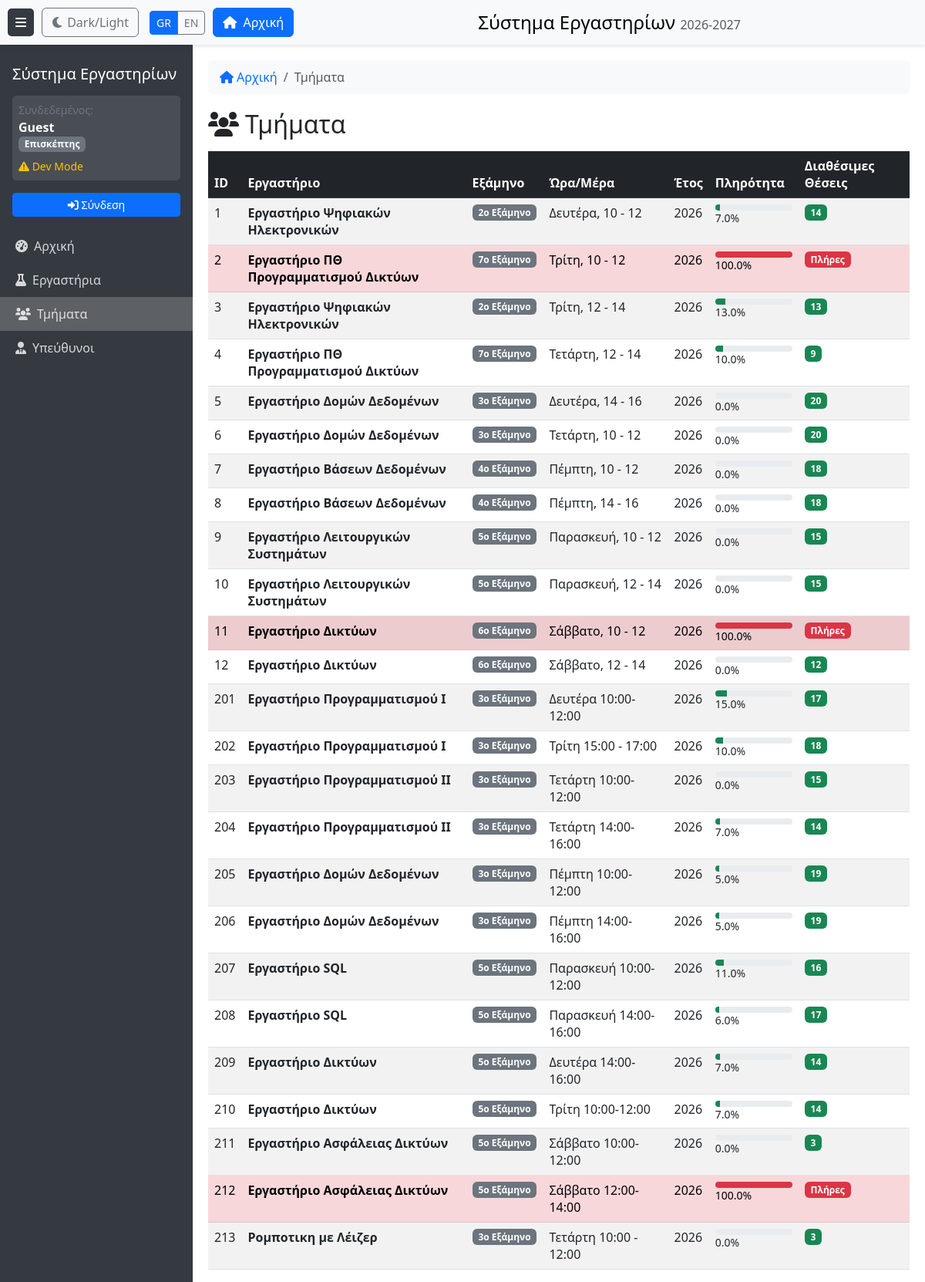
The page /groups-view on the database its author committed.
### models.py (models this page shows)
class LabGroup(db.Model):
    __tablename__ = 'lab_groups'
    group_id = db.Column(db.Integer, primary_key=True, autoincrement=True)
    daytime = db.Column(db.Text, nullable=False)
    year = db.Column(db.Integer, nullable=False)
    finalize = db.Column(db.Text, nullable=False)

class CourseLab(db.Model):
    __tablename__ = 'course_lab'
    lab_id = db.Column(db.Integer, primary_key=True, autoincrement=True)
    name = db.Column(db.Text, nullable=False)
    description = db.Column(db.Text, nullable=False)
    maxusers = db.Column(db.Integer, nullable=False)
    reg_limit = db.Column(db.Text, nullable=False)
    max_misses = db.Column(db.Integer, nullable=False)

class Coursename(db.Model):
    __tablename__ = 'coursename'
    course_id = db.Column(db.Integer, primary_key=True)
    name = db.Column(db.Text, nullable=False)
    description = db.Column(db.Text, nullable=False)
    semester = db.Column(db.Text, nullable=False)

### routes/views.py (the view)
@views_bp.route('/groups-view')
@require_permission('dashboard', 'view')
def groups_page():
    academic_year = get_academic_year()
    groups_raw = db.session.query(
        LabGroup, RelLabGroup.lab_id, CourseLab.name.label('lab_name'),
        Coursename.semester.label('semester')
    ).join(
        RelLabGroup, LabGroup.group_id == RelLabGroup.group_id
    ).join(
        CourseLab, RelLabGroup.lab_id == CourseLab.lab_id
    ).outerjoin(
        RelCourseLab, CourseLab.lab_id == RelCourseLab.lab_id
    ).outerjoin(
        Coursename, RelCourseLab.course_id == Coursename.course_id
    ).filter(LabGroup.year == academic_year).all()
    groups = []
    for group, lab_id, lab_name, semester in groups_raw:
        occupancy = get_group_occupancy(group.group_id, lab_id)
        groups.append({
            'group_id': group.group_id,
            'daytime': group.daytime,
            'year': group.year,
            'lab_id': lab_id,
            'lab_name': lab_name,
            'semester': semester or '-',
            'occupancy_percentage': occupancy['percentage'],
            'available_spots': occupancy['available'],
            'is_full': occupancy['is_full']
        })
    all_labs = []
    professors = []
    if session.get('role') == 'admin':
        all_labs = CourseLab.query.order_by(CourseLab.name).all()
        professors = Professor.query.order_by(Professor.name).all()
    return render_template('groups.html',
                           active_page='groups',
                           groups=groups,
                           all_labs=all_labs,
                           professors=professors)

### app.py (called while the page is built)
def get_locale():
    return session.get('language', 'el')

@app.context_processor
def inject_common_vars():
    return {
        'name': session.get('name', 'Guest'),
        'role': session.get('role', 'guest'),
        'AUTH_MODE': app.config['AUTH_MODE'],
        'academic_year': get_academic_year(),
        'current_language': session.get('language', 'el'),
    }

@app.after_request
def add_no_cache_headers(response):
    if 'text/html' in response.content_type:
        response.headers['Cache-Control'] = 'no-cache, no-store, must-revalidate'
        response.headers['Pragma'] = 'no-cache'
        response.headers['Expires'] = '0'
    return response

### auth.py (called while the page is built, shortened)
def require_permission(resource, action):
    def decorator(f):
        @functools.wraps(f)
        def decorated_function(*args, **kwargs):
            matrix = PermissionMatrix()
            if 'schGrAcPersonID' in session:
                user_id = session['schGrAcPersonID']
                role = matrix.get_user_role(user_id)
            else:
                role = 'guest'
            return f(*args, **kwargs)
        return decorated_function
    return decorator

def get_academic_year():
    today = datetime.now()
    day_of_year = today.timetuple().tm_yday
    current_year = today.year
    if day_of_year < 35:
        return current_year - 1
    return current_year

    def has_permission(self, role, resource, action):
        if role not in self.matrix['roles']:
            return False
        if resource not in self.matrix['resources']:
            return False
        resource_config = self.matrix['resources'][resource]
        if action not in resource_config:
            return False
        return role in resource_config[action]

### helpers.py (called while the page is built)
def get_group_occupancy(group_id, lab_id):
    current_count = RelGroupStudent.query.filter_by(group_id=group_id).count()
    lab = CourseLab.query.get(lab_id)
    max_users = lab.maxusers if lab else 0
    return {
        'current': current_count,
        'max': max_users,
        'available': max(0, max_users - current_count),
        'percentage': round((current_count / max_users * 100), 1) if max_users > 0 else 0,
        'is_full': current_count >= max_users
    }

### templates/groups.html (shortened to what this page needs)
﻿{% extends "base.html" %}
{% block breadcrumb %}
<li class="breadcrumb-item active" aria-current="page">{{ _('Τμήματα') }}</li>
{% endblock %}
{% block content %}
<div class="d-flex justify-content-between align-items-center mb-3">
    <h2 class="mb-0"><i class="fas fa-users me-2"></i>{{ _('Τμήματα') }}</h2>
</div>
<div class="table-responsive">
    <table class="table table-striped table-hover sortable">
        <thead class="table-dark">
            <tr>
                <th>ID</th>
                <th>{{ _('Εργαστήριο') }}</th>
                <th>{{ _('Εξάμηνο') }}</th>
                <th>{{ _('Ώρα/Μέρα') }}</th>
                <th>{{ _('Έτος') }}</th>
                <th>{{ _('Πληρότητα') }}</th>
                <th>{{ _('Διαθέσιμες Θέσεις') }}</th>
            </tr>
        </thead>
        <tbody>
        {% for group in groups %}
            <tr class="{% if group.is_full %}table-danger{% endif %}">
                <td>{{ group.group_id }}</td>
                <td><strong>{{ group.lab_name }}</strong></td>
                <td><span class="badge bg-secondary">{{ group.semester }}</span></td>
                <td>{{ group.daytime }}</td>
                <td>{{ group.year }}</td>
                <td>
                    <div class="progress occupancy-bar occupancy-bar-inline">
                        <div class="progress-bar {% if group.occupancy_percentage >= 90 %}bg-danger{% elif group.occupancy_percentage >= 70 %}bg-warning{% else %}bg-success{% endif %}"
                             style="width: {{ group.occupancy_percentage }}%"></div>
                    </div>
                    <small>{{ group.occupancy_percentage|round(0) }}%</small>
                </td>
                <td>
                    {% if group.is_full %}
                    <span class="badge bg-danger">{{ _('Πλήρες') }}</span>
                    {% else %}
                    <span class="badge bg-success">{{ group.available_spots }}</span>
                    {% endif %}
                </td>
            </tr>
        {% endfor %}
        </tbody>
    </table>
</div>
{% endblock %}

### static/css/style.css (style rules this page uses)
body { display: flex; min-height: 100vh; padding-top: 50px; }
.occupancy-bar { height: 8px; border-radius: 4px; }
.occupancy-bar-inline { width: 100px; }

### rows shown on the page
LabGroup: group_id "1", lab_name "Εργαστήριο Ψηφιακών Ηλεκτρονικών", semester "2ο Εξάμηνο", daytime "Δευτέρα, 10 - 12", year "2026", {{ group.occupancy_percentage }} 6.7 (drawn), occupancy_percentage "7.0", available_spots "14"
LabGroup: group_id "2", lab_name "Εργαστήριο ΠΘ Προγραμματισμού Δικτύων", semester "7ο Εξάμηνο", daytime "Τρίτη, 10 - 12", year "2026", occupancy_percentage "100.0"
LabGroup: group_id "3", lab_name "Εργαστήριο Ψηφιακών Ηλεκτρονικών", semester "2ο Εξάμηνο", daytime "Τρίτη, 12 - 14", year "2026", {{ group.occupancy_percentage }} 13.3 (drawn), occupancy_percentage "13.0", available_spots "13"
LabGroup: group_id "4", lab_name "Εργαστήριο ΠΘ Προγραμματισμού Δικτύων", semester "7ο Εξάμηνο", daytime "Τετάρτη, 12 - 14", year "2026", occupancy_percentage "10.0", available_spots "9"
LabGroup: group_id "5", lab_name "Εργαστήριο Δομών Δεδομένων", semester "3ο Εξάμηνο", daytime "Δευτέρα, 14 - 16", year "2026", occupancy_percentage "0.0", available_spots "20"
LabGroup: group_id "6", lab_name "Εργαστήριο Δομών Δεδομένων", semester "3ο Εξάμηνο", daytime "Τετάρτη, 10 - 12", year "2026", occupancy_percentage "0.0", available_spots "20"
LabGroup: group_id "7", lab_name "Εργαστήριο Βάσεων Δεδομένων", semester "4ο Εξάμηνο", daytime "Πέμπτη, 10 - 12", year "2026", occupancy_percentage "0.0", available_spots "18"
LabGroup: group_id "8", lab_name "Εργαστήριο Βάσεων Δεδομένων", semester "4ο Εξάμηνο", daytime "Πέμπτη, 14 - 16", year "2026", occupancy_percentage "0.0", available_spots "18"
LabGroup: group_id "9", lab_name "Εργαστήριο Λειτουργικών Συστημάτων", semester "5ο Εξάμηνο", daytime "Παρασκευή, 10 - 12", year "2026", occupancy_percentage "0.0", available_spots "15"
LabGroup: group_id "10", lab_name "Εργαστήριο Λειτουργικών Συστημάτων", semester "5ο Εξάμηνο", daytime "Παρασκευή, 12 - 14", year "2026", occupancy_percentage "0.0", available_spots "15"
LabGroup: group_id "11", lab_name "Εργαστήριο Δικτύων", semester "6ο Εξάμηνο", daytime "Σάββατο, 10 - 12", year "2026", occupancy_percentage "100.0"
LabGroup: group_id "12", lab_name "Εργαστήριο Δικτύων", semester "6ο Εξάμηνο", daytime "Σάββατο, 12 - 14", year "2026", occupancy_percentage "0.0", available_spots "12"
LabGroup: group_id "201", lab_name "Εργαστήριο Προγραμματισμού Ι", semester "3ο Εξάμηνο", daytime "Δευτέρα 10:00-12:00", year "2026", occupancy_percentage "15.0", available_spots "17"
LabGroup: group_id "202", lab_name "Εργαστήριο Προγραμματισμού Ι", semester "3ο Εξάμηνο", daytime "Τρίτη 15:00 - 17:00", year "2026", occupancy_percentage "10.0", available_spots "18"
LabGroup: group_id "203", lab_name "Εργαστήριο Προγραμματισμού ΙΙ", semester "3ο Εξάμηνο", daytime "Τετάρτη 10:00-12:00", year "2026", occupancy_percentage "0.0", available_spots "15"
LabGroup: group_id "204", lab_name "Εργαστήριο Προγραμματισμού ΙΙ", semester "3ο Εξάμηνο", daytime "Τετάρτη 14:00-16:00", year "2026", {{ group.occupancy_percentage }} 6.7 (drawn), occupancy_percentage "7.0", available_spots "14"
LabGroup: group_id "205", lab_name "Εργαστήριο Δομών Δεδομένων", semester "3ο Εξάμηνο", daytime "Πέμπτη 10:00-12:00", year "2026", occupancy_percentage "5.0", available_spots "19"
LabGroup: group_id "206", lab_name "Εργαστήριο Δομών Δεδομένων", semester "3ο Εξάμηνο", daytime "Πέμπτη 14:00-16:00", year "2026", occupancy_percentage "5.0", available_spots "19"
LabGroup: group_id "207", lab_name "Εργαστήριο SQL", semester "5ο Εξάμηνο", daytime "Παρασκευή 10:00-12:00", year "2026", {{ group.occupancy_percentage }} 11.1 (drawn), occupancy_percentage "11.0", available_spots "16"
LabGroup: group_id "208", lab_name "Εργαστήριο SQL", semester "5ο Εξάμηνο", daytime "Παρασκευή 14:00-16:00", year "2026", {{ group.occupancy_percentage }} 5.6 (drawn), occupancy_percentage "6.0", available_spots "17"
LabGroup: group_id "209", lab_name "Εργαστήριο Δικτύων", semester "5ο Εξάμηνο", daytime "Δευτέρα 14:00-16:00", year "2026", {{ group.occupancy_percentage }} 6.7 (drawn), occupancy_percentage "7.0", available_spots "14"
LabGroup: group_id "210", lab_name "Εργαστήριο Δικτύων", semester "5ο Εξάμηνο", daytime "Τρίτη 10:00-12:00", year "2026", {{ group.occupancy_percentage }} 6.7 (drawn), occupancy_percentage "7.0", available_spots "14"
LabGroup: group_id "211", lab_name "Εργαστήριο Ασφάλειας Δικτύων", semester "5ο Εξάμηνο", daytime "Σάββατο 10:00-12:00", year "2026", occupancy_percentage "0.0", available_spots "3"
LabGroup: group_id "212", lab_name "Εργαστήριο Ασφάλειας Δικτύων", semester "5ο Εξάμηνο", daytime "Σάββατο 12:00-14:00", year "2026", occupancy_percentage "100.0"
LabGroup: group_id "213", lab_name "Ρομποτικη με Λέιζερ", semester "3ο Εξάμηνο", daytime "Τετάρτη 10:00 - 12:00", year "2026", occupancy_percentage "0.0", available_spots "3"

### other values the page prints
{{ academic_year }} "2026"
{{ academic_year + 1 }} "2027"
{{ name }} "Guest"
